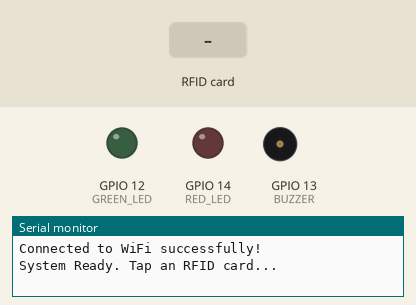
Simulated run of this sketch. Board: ESP32. Shown: output pins drawn as LEDs (lit = HIGH), buzzer (waves = sounding, pin HIGH), the last lines printed to the serial monitor. The test bench sets the inputs (shaded band). WiFi joins after 1.5 s; servers stay silent unless stated; uploads are accepted with an empty reply.

Above: at 2.7 s.
2.8 s: RFID card 5E 7A 19 C4 held to the reader
At 3.11 s:
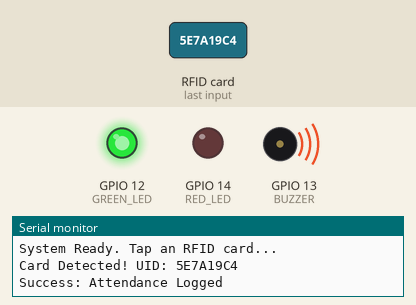
At 3.8 s:
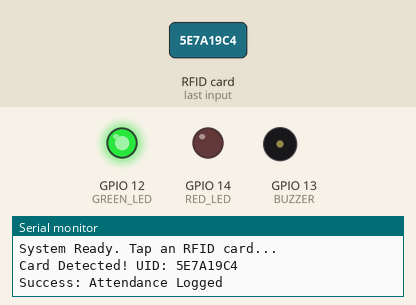
5.5 s: RFID card 5E 7A 19 C4 held to the reader
At 6.1 s:
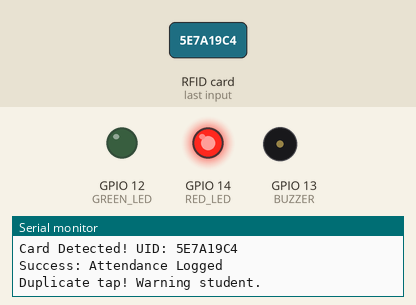
Timing chart, 0 to 8.5 s (numbered marks = the images above; inputs shaded):
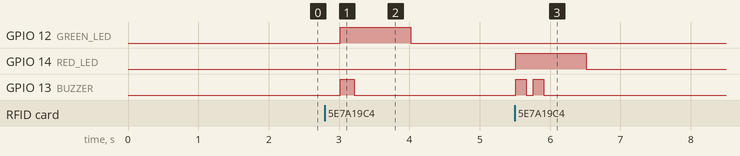

Measured:
- after the input at 2.8 s, GPIO 12 (GREEN_LED): LOW → HIGH after 0.22 s, → LOW 1.0 s later; GPIO 13 (BUZZER): LOW → HIGH after 0.22 s, → LOW 0.20 s later
- after the input at 5.5 s, GPIO 14 (RED_LED): LOW → HIGH at once, → LOW 1.0 s later; GPIO 13 (BUZZER): alternates HIGH for 0.15 s and LOW for 0.10 s, 4 changes in all, then stays LOW, starting at once

The sketch:

attendance-DumpInfo-new-update.ino.ino
```cpp
#include <WiFi.h>
#include <HTTPClient.h>
#include <WiFiManager.h>
#include <SPI.h>
#include <MFRC522.h>

#define SS_PIN 5
#define RST_PIN 22
#define RED_LED 14
#define GREEN_LED 12
#define BUZZER 13

MFRC522 rfid(SS_PIN, RST_PIN);

// ডুপ্লিকেট আটকানোর জন্য ভেরিয়েবল
String lastCardUID = "";
unsigned long lastReadTime = 0;
const unsigned long delayBetweenReads = 5000; // ৫ সেকেন্ড বিরতি

const char* serverName = "https://attendance-app-oeht.vercel.app/api/attendance";

void setup() {
  Serial.begin(115200);
  SPI.begin();
  rfid.PCD_Init();

  pinMode(RED_LED, OUTPUT);
  pinMode(GREEN_LED, OUTPUT);
  pinMode(BUZZER, OUTPUT);

  WiFiManager wm;

  // নতুন আপডেট: প্রতিবার রিস্টার্ট হওয়ার সময় সেভ করা ওয়াইফাই মুছে ফেলবে
  wm.resetSettings();

  // ওয়াইফাই হটস্পটের নাম পরিবর্তন করে প্রফেশনাল করা হলো
  bool res = wm.autoConnect("Smart_Attendance_System");

  if(!res) {
    Serial.println("Failed to connect");
    ESP.restart();
  } else {
    Serial.println("Connected to WiFi successfully!");
  }
  Serial.println("System Ready. Tap an RFID card...");
}

// সফল অ্যাটেনডেন্স: ১ বার বিপ + গ্রিন লাইট
void successFeedback() {
  digitalWrite(GREEN_LED, HIGH);
  digitalWrite(BUZZER, HIGH); // ১ বার বিপ
  delay(200);
  digitalWrite(BUZZER, LOW);
  delay(800);
  digitalWrite(GREEN_LED, LOW);
}

// ভুল কার্ড বা এরর: ২ বার বিপ + রেড লাইট
void failureFeedback() {
  digitalWrite(RED_LED, HIGH);
  // ২ বার ছোট বিপ
  for(int i=0; i<2; i++) {
    digitalWrite(BUZZER, HIGH);
    delay(150);
    digitalWrite(BUZZER, LOW);
    delay(100);
  }
  delay(500);
  digitalWrite(RED_LED, LOW);
}

// অফলাইন অ্যালার্ট: দীর্ঘ বিপ + রেড লাইট
void offlineAlert() {
  digitalWrite(RED_LED, HIGH);
  digitalWrite(BUZZER, HIGH);
  Serial.println("SYSTEM OFFLINE! Long beep active.");
  // যতক্ষণ নেট আসবে না ততক্ষণ এটি লুপে বাজতে পারে
  delay(1000);
  digitalWrite(BUZZER, LOW);
}

void loop() {
  // ১. অফলাইন চেক (ইন্টারনেট না থাকলে কার্ড রিড করবে না, শুধু অ্যালার্ট দেবে)
  if (WiFi.status() != WL_CONNECTED) {
    offlineAlert();
    return; // ইন্টারনেট না থাকলে নিচের কোড চলবে না
  } else {
    digitalWrite(RED_LED, LOW); // নেট থাকলে রেড লাইট অফ থাকবে
  }

  if (!rfid.PICC_IsNewCardPresent()) return;
  if (!rfid.PICC_ReadCardSerial()) return;

  String uidString = "";
  for (byte i = 0; i < rfid.uid.size; i++) {
    uidString += String(rfid.uid.uidByte[i] < 0x10 ? "0" : "");
    uidString += String(rfid.uid.uidByte[i], HEX);
  }
  uidString.toUpperCase();

  unsigned long currentTime = millis();

  // ২. ডুপ্লিকেট ট্যাপ চেক (বারবার ট্যাপ করলে ২ বার বিপ দেবে)
  if (uidString == lastCardUID && (currentTime - lastReadTime < delayBetweenReads)) {
    Serial.println("Duplicate tap! Warning student.");
    failureFeedback(); // ২ বার বিপ + রেড লাইট (অ্যাটেনডেন্স কাউন্ট হবে না)
    return;
  }

  Serial.println("Card Detected! UID: " + uidString);
  lastCardUID = uidString;
  lastReadTime = currentTime;

  HTTPClient http;
  http.begin(serverName);
  http.addHeader("Content-Type", "application/json");

  String jsonPayload = "{\"uid\":\"" + uidString + "\"}";
  int httpResponseCode = http.POST(jsonPayload);

  if (httpResponseCode == 200) {
    Serial.println("Success: Attendance Logged");
    successFeedback();
  } else {
    Serial.print("Error: ");
    Serial.println(httpResponseCode);
    failureFeedback();
  }
  http.end();

  rfid.PICC_HaltA();
  rfid.PCD_StopCrypto1();
}
```
